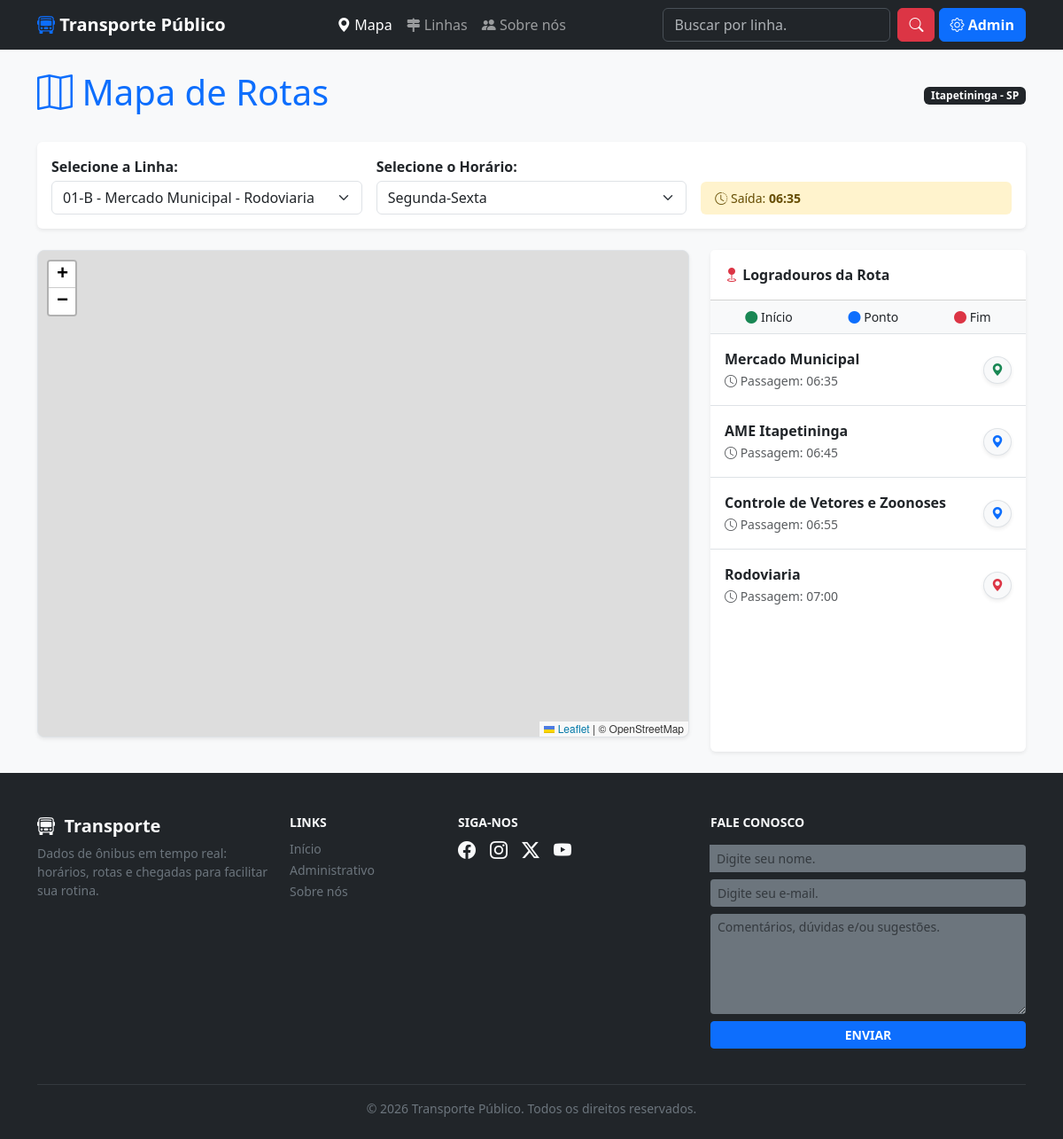
The page / on the database its author committed.
### tables this page shows
CREATE TABLE tbhorario_programados (
    id_horario INT PRIMARY KEY AUTO_INCREMENT,
    id_linha INT NOT NULL,
    dia_semana VARCHAR(50) NOT NULL,  
    horario_partida TIME NOT NULL,
    FOREIGN KEY (id_linha) REFERENCES tblinhas(id_linha) ON DELETE CASCADE
);

CREATE TABLE tbrotas (
    id_rota INT PRIMARY KEY AUTO_INCREMENT,
    id_linha INT NOT NULL,   
    id_horario INT NOT NULL, 
    id_ponto INT NOT NULL,  
    ordem INT NOT NULL,     
    
    horario_previsto TIME DEFAULT NULL,  
    tipo_ponto VARCHAR(20) DEFAULT 'meio',  

     
    FOREIGN KEY (id_linha) REFERENCES tblinhas(id_linha) ON DELETE CASCADE,
    FOREIGN KEY (id_horario) REFERENCES tbhorario_programados(id_horario) ON DELETE CASCADE,
    FOREIGN KEY (id_ponto) REFERENCES tbpontos(id_ponto) ON DELETE CASCADE
);

CREATE TABLE tbpontos (
    id_ponto INT PRIMARY KEY AUTO_INCREMENT,
    nome VARCHAR(100) NOT NULL,
    latitude DECIMAL(10,6) NOT NULL,
    longitude DECIMAL(10,6) NOT NULL
);

### page_inicial.php (the view, shortened to what this page needs)
<?php
require_once 'connections/db_connect.php';
$resLinhas = $conn->query("SELECT id_linha, codigo, nome FROM tblinhas ORDER BY nome");
$linhas = $resLinhas->fetch_all(MYSQLI_ASSOC);
$id_selecionado = isset($_GET['linha']) ? int_param($_GET['linha']) : (isset($linhas[0]) ? $linhas[0]['id_linha'] : 0);
$horarios_disponiveis = [];
$id_horario_atual = isset($_GET['horario']) ? int_param($_GET['horario']) : 0;
$pontosArray = [];
$info_horario_selecionado = null;
if ($id_selecionado > 0) {
    $sqlTodosHorarios = "SELECT id_horario, horario_partida, dia_semana
                         FROM tbhorario_programados
                         WHERE id_linha = ?
                         ORDER BY horario_partida ASC";
    $stmtH = $conn->prepare($sqlTodosHorarios);
    $stmtH->bind_param("i", $id_selecionado);
    $stmtH->execute();
    $horarios_disponiveis = $stmtH->get_result()->fetch_all(MYSQLI_ASSOC);
    if ($id_horario_atual == 0 && !empty($horarios_disponiveis)) {
        $id_horario_atual = $horarios_disponiveis[0]['id_horario'];
    }
    if ($id_horario_atual > 0) {
        foreach($horarios_disponiveis as $h) {
            if($h['id_horario'] == $id_horario_atual) {
                $info_horario_selecionado = $h;
                break;
            }
        }
        $sqlRota = "SELECT p.nome, p.latitude, p.longitude, r.tipo_ponto, r.horario_previsto
                    FROM tbrotas r
                    JOIN tbpontos p ON r.id_ponto = p.id_ponto
                    WHERE r.id_horario = ?
                    ORDER BY r.ordem ASC";
        $stmt = $conn->prepare($sqlRota);
        $stmt->bind_param("i", $id_horario_atual);
        $stmt->execute();
        $pontosArray = $stmt->get_result()->fetch_all(MYSQLI_ASSOC);
    }
}
?>
<!DOCTYPE html>
<html lang="pt-br">
<head>
    <link rel="stylesheet" href="css/meu_estilo.css">
    <link rel="stylesheet" href="css/fonts.css">
    <link rel="stylesheet" href="css/bootstrap.css">
    <link rel="stylesheet" href="css/bootstrap-icons.css">
    <link rel="stylesheet" href="https://unpkg.com/leaflet@1.9.4/dist/leaflet.css" />
</head>
<body class="bg-light">
<main class="container py-4">
    <div class="d-flex justify-content-between align-items-center mb-4">
        <h1 class="text-primary"><i class="bi bi-map text-primary"></i> Mapa de Rotas</h1>
        <span class="badge bg-dark">Itapetininga - SP</span>
    </div>
    <div class="card mb-4 border-0 shadow-sm">
        <div class="card-body">
            <form method="GET" id="formFiltro" class="row g-3 align-items-end">
                <div class="col-md-4">
                    <label class="fw-bold mb-1">Selecione a Linha:</label>
                    <select name="linha" class="form-select" onchange="document.getElementById('horario_select').value=''; this.form.submit()">
                        <?php foreach ($linhas as $l): ?>
                            <option value="<?= $l['id_linha'] ?>" <?= $l['id_linha'] == $id_selecionado ? 'selected' : '' ?>>
                                <?= $l['codigo'] ?> - <?= $l['nome'] ?>
                            </option>
                        <?php endforeach; ?>
                    </select>
                </div>
                <div class="col-md-4">
                    <label class="fw-bold mb-1">Selecione o Horário:</label>
                    <select name="horario" id="horario_select" class="form-select" onchange="this.form.submit()">
                        <?php if (empty($horarios_disponiveis)): ?>
                            <option value="">Nenhum horário cadastrado</option>
                        <?php else: ?>
                            <?php foreach ($horarios_disponiveis as $h): ?>
                                <option value="<?= $h['id_horario'] ?>" <?= $h['id_horario'] == $id_horario_atual ? 'selected' : '' ?>>
                                    <?= ucfirst($h['dia_semana']) ?>
                                </option>
                            <?php endforeach; ?>
                        <?php endif; ?>
                    </select>
                </div>
                <?php if($info_horario_selecionado): ?>
                    <div class="col-md-4">
                        <div class="alert alert-warning m-0 py-2 small border-0">
                             <i class="bi bi-clock-history"></i> Saída: <strong><?= substr($info_horario_selecionado['horario_partida'], 0, 5) ?></strong>
                        </div>
                    </div>
                <?php endif; ?>
            </form>
        </div>
    </div>
    <div class="row g-4">
        <div class="col-lg-8">
            <div id="map" class="shadow-sm border"></div>
        </div>
        <div class="col-lg-4">
            <div class="card border-0 shadow-sm h-100">
                <div class="card-header bg-white fw-bold py-3">
                    <i class="bi bi-geo-fill text-danger"></i> Logradouros da Rota
                </div>
                <div class="p-2 bg-light border-bottom small d-flex justify-content-around">
                    <span><i class="bi bi-circle-fill text-success"></i> Início</span>
                    <span><i class="bi bi-circle-fill text-primary"></i> Ponto</span>
                    <span><i class="bi bi-circle-fill text-danger"></i> Fim</span>
                </div>
                <div class="scroll-lista">
                    <ul class="list-group list-group-flush">
                        <?php if (empty($pontosArray)): ?>
                            <li class="list-group-item text-center py-5 text-muted">
                                Nenhuma rota encontrada para este horário.
                                <br><small>Verifique os vínculos na tabela de rotas.</small>
                            </li>
                        <?php else: ?>
                            <?php foreach ($pontosArray as $p):
                                $tipo = trim(strtolower($p['tipo_ponto']));
                                $classeBorda = 'border-meio';
                                $corIcone = 'text-primary';
                                if($tipo == 'inicio') { $classeBorda = 'border-inicio'; $corIcone = 'text-success'; }
                                if($tipo == 'fim') { $classeBorda = 'border-fim'; $corIcone = 'text-danger'; }
                            ?>
                            <li class="list-group-item py-3 <?= $classeBorda ?>">
                                <div class="d-flex justify-content-between align-items-center">
                                    <div>
                                        <div class="fw-bold text-dark">
                                            <?= htmlspecialchars($p['nome']) ?>
                                        </div>
                                        <?php if(!empty($p['horario_previsto'])): ?>
                                            <small class="text-muted"><i class="bi bi-clock"></i> Passagem: <?= substr($p['horario_previsto'], 0, 5) ?></small>
                                        <?php endif; ?>
                                    </div>
                                    <button class="btn btn-sm btn-light border rounded-circle shadow-sm"
                                            onclick="focarNoPonto(<?= $p['latitude'] ?>, <?= $p['longitude'] ?>, '<?= addslashes($p['nome']) ?>')"
                                            title="Ver no mapa">
                                        <i class="bi bi-geo-alt-fill <?= $corIcone ?>"></i>
                                    </button>
                                </div>
                            </li>
                            <?php endforeach; ?>
                        <?php endif; ?>
                    </ul>
                </div>
            </div>
        </div>
    </div>
</main>
</body>
</html>

### css/meu_estilo.css (style rules this page uses)
:root { --cor-primaria: #1e3c72; --cor-fundo: #f4f7f6; }
body { background-color: #f4f7f6; font-family: 'Segoe UI', Tahoma, Geneva, Verdana, sans-serif; }
#map { height: 550px; width: 100%; border-radius: 8px; box-shadow: 0 4px 12px rgba(0,0,0,0.1); }
.scroll-lista { max-height: 480px; overflow-y: auto; }

### page_inicial.php (style rules this page uses)
:root { --cor-primaria: #1e3c72; --cor-fundo: #f4f7f6; }
#map { height: 500px; width: 100%; border-radius: 8px; z-index: 1; }
.scroll-lista { max-height: 440px; overflow-y: auto; }
.list-group-item { border-left: 4px solid transparent; transition: background 0.2s; }
.border-inicio { border-left-color: #198754 !important; }
.border-meio { border-left-color: #0d6efd !important; }
.border-fim { border-left-color: #dc3545 !important; }

### rows shown on the page
tbhorario_programados: horario_partida "06:35"
tbrotas: id_ponto.nome "Mercado Municipal", horario_previsto "06:35"
tbrotas: id_ponto.nome "AME Itapetininga", horario_previsto "06:45"
tbrotas: id_ponto.nome "Controle de Vetores e Zoonoses", horario_previsto "06:55"
tbrotas: id_ponto.nome "Rodoviaria", horario_previsto "07:00"

### other values the page prints
form field linha "01-B - Mercado Municipal - Rodoviaria"
form field horario "Segunda-Sexta"
